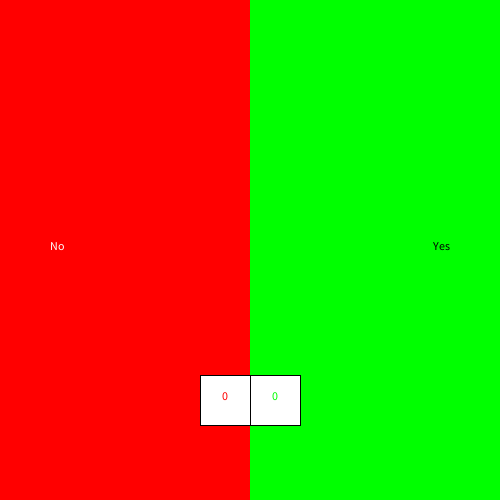
Frame 1 (no input)
Frame 60 (the mouse pressed at the canvas centre just before this capture): identical to frame 1, image omitted
Frame 120 (the mouse held since frame 60 and released just before this capture): identical to frame 1, image omitted

The Processing sketch that drew this single still picture (run headless with seeded random() and noise(); from frame 60 on, the mouse is pressed at the canvas centre):

// Processing sketch: processing_67204
// ── processing_67204.pde

//int numCircle = 50;
//
//float[] circX = new float[numCircle];
//float[] circY = new float[numCircle];
//
//float[] velX = new float[numCircle];
//float[] velY = new float[numCircle];
//
//float gravity = 0.6;
//
//float cR[] = new float[numCircle];
//float cG[] = new float[numCircle];
//
//void setup() {
//  size(500, 500);
//  smooth();
//  noStroke();
//  
//  for (int i = 0; i < numCircle; i++) {
//    circX [i] = random(width);
//    circY [i] = random(height);
//    velX [i] = random(10);
//    velY [i] = random(10);
//  }
//}
//
//void draw() {
//  background(255, 192, 203);
//  
//  for (int i = 0; i < numCircle; i++) {
//    
////    fill(150);
//    
//    circX [i] += velX [i];
//    circY [i] += velY [i];
//    
//    velY[i] += gravity;
//    
//    if (circX[i] < 0 || circX[i] > width) {
//      velX[i] *= -1;
//    }
//    if (circY[i] < 0 || circY[i] > height) {
//      cR[i] = random(50, 255);
//      cG[i] = random(100, 255);
//      velY[i] *= -0.75;
//      velX[i] *= 0.75;
//    }
//    if (circY[i] > height) {
//      circY[i] = height - 10;
//    }
//    
//    fill(cR[i], cG[i], 255, 150);
//    ellipse(circX [i], circY [i], i + 10, i + 10);
//    
//  }
//}


int leftCounter = 0;
int rightCounter = 0;

int clicks[] = new int[2];
int circX;
int circY = 10;


void setup() {
  clicks[0] = leftCounter;
  clicks[1] = rightCounter;

  size(500, 500);
  background(#ededed);
  noStroke();
  fill(255, 0, 0);
  rect(0, 0, width/2, height);

  fill(0, 255, 0);
  rect(width/2, 0, width/2, height);

  textAlign(LEFT);
  fill(255);
  text("No", 50, height/2);

  textAlign(RIGHT);
  fill(0);
  text("Yes", 450, height/2);

  fill(255);
  stroke(0);
  strokeWeight(1);
  rectMode(CENTER);
  rect(width/2 - 25, 4*height/5, 50, 50);
  rect(width/2 + 25, 4*height/5, 50, 50);
}


void draw() {
  fill(255);
  stroke(0);
  strokeWeight(1);
  rectMode(CENTER);
  rect(width/2 - 25, 4*height/5, 50, 50);
  rect(width/2 + 25, 4*height/5, 50, 50);

  textAlign(CENTER);

  fill(255, 0, 0);
  text(leftCounter, width/2 - 25, 4*height/5);
  fill(0, 255, 0);
  text(rightCounter, width/2 + 25, 4*height/5);
}

void addMarkers() {
  smooth();
  fill(255);
  noStroke();

  if (circX > 100) {
    circX = 20;
    circY += 20;
  }
  else { 
    circX += 20;
  }
  ellipse(circX, circY, 10, 10);
}


void mouseReleased() {
  if (mouseX > width/2) {
    rightCounter++;
  }
  if (mouseX < width/2) {
    leftCounter++;
  }
  addMarkers();
}
